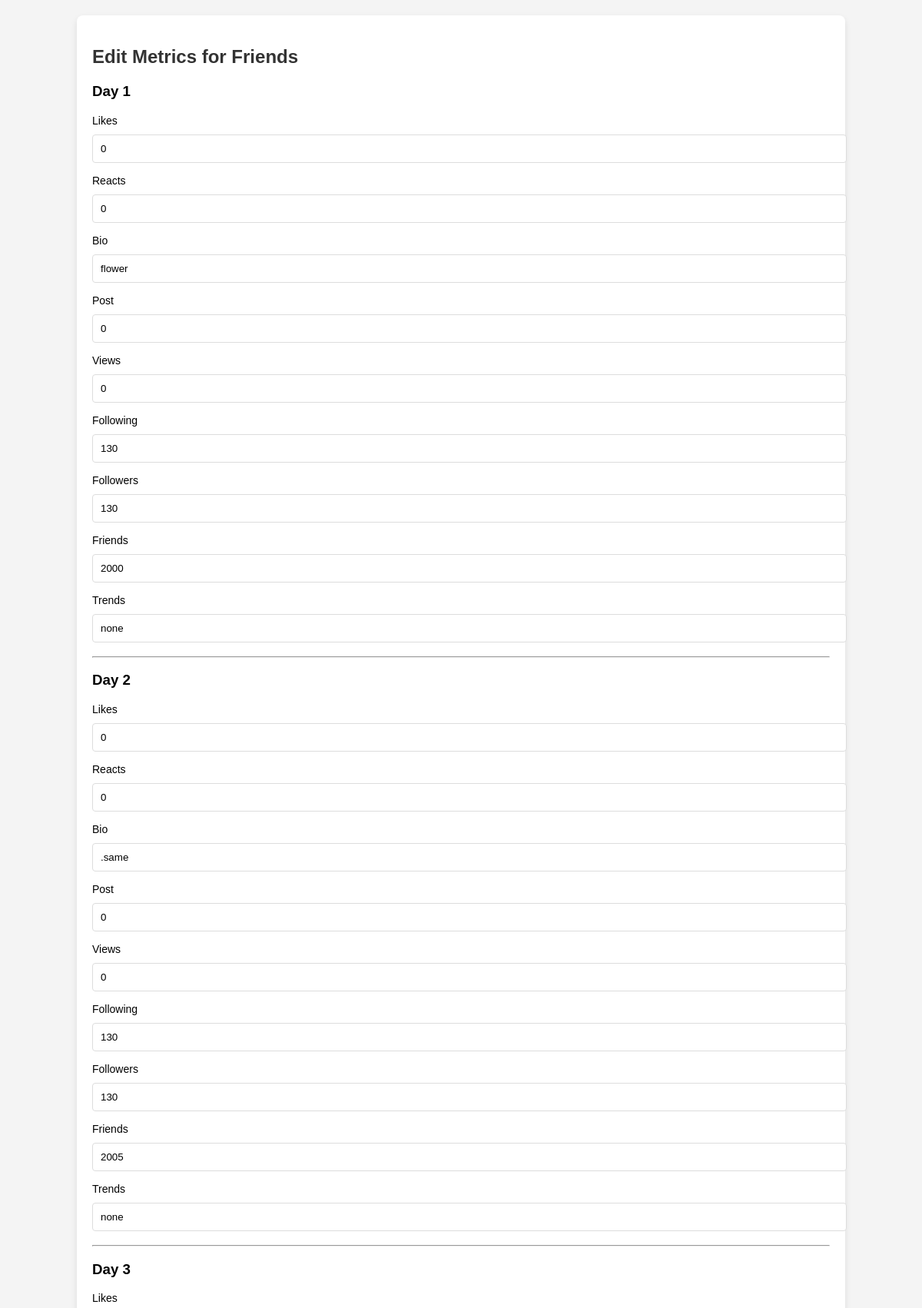
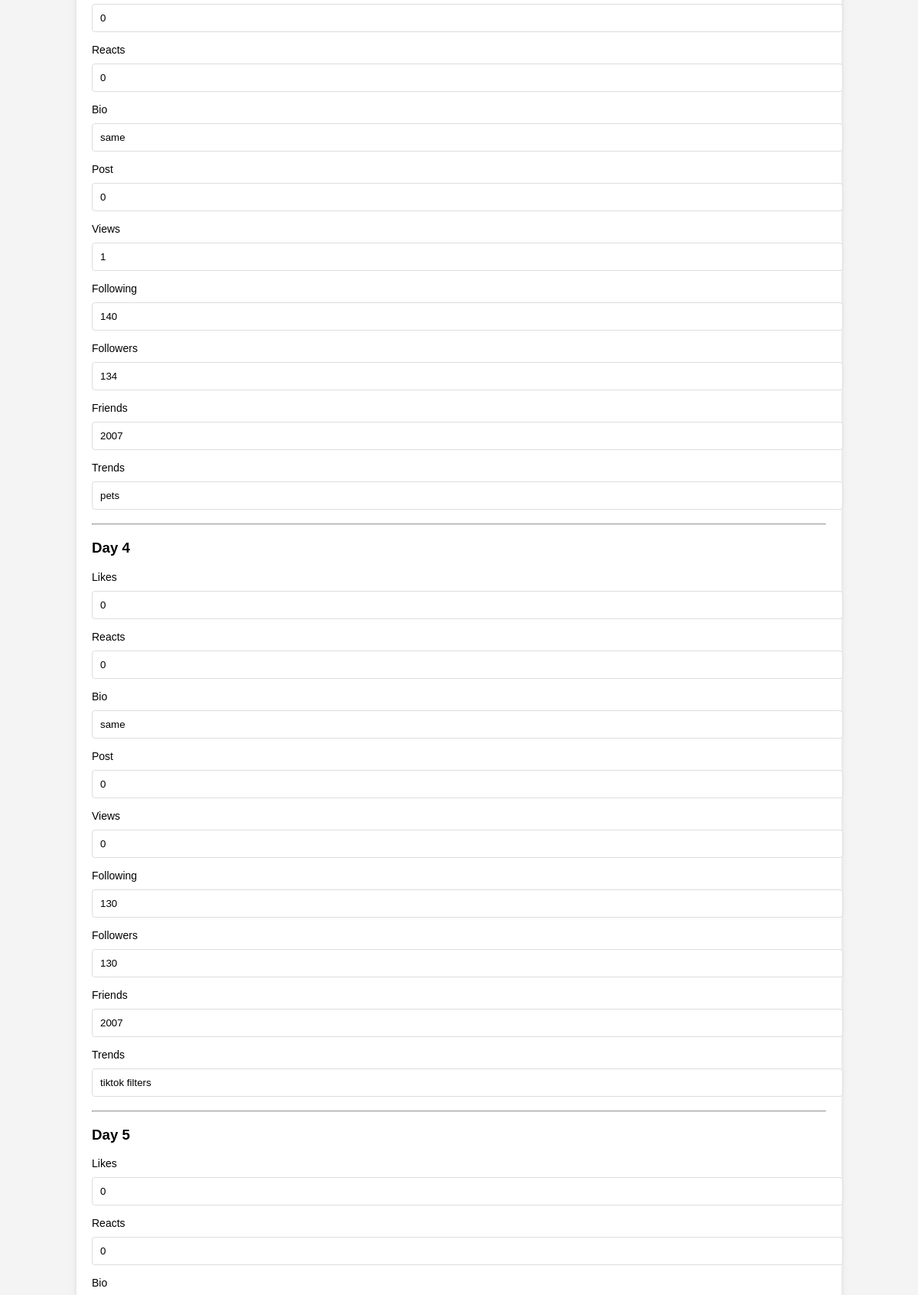
The app's page /edit_metrics.php?id=3 (upper part) with its own data (2 pictures, top to bottom).
### tables this page shows
CREATE TABLE `daily_metrics` (
  `id` int(11) NOT NULL,
  `User_Id` int(11) NOT NULL,
  `Day_1_Likes` int(11) DEFAULT NULL,
  `Day_1_Reacts` int(11) DEFAULT NULL,
  `Day_1_Bio` varchar(128) DEFAULT NULL,
  `Day_1_Post` int(11) DEFAULT NULL,
  `Day_1_Views` int(11) DEFAULT NULL,
  `Day_1_Following` int(11) DEFAULT NULL,
  `Day_1_Followers` int(11) DEFAULT NULL,
  `Day_1_Friends` int(11) DEFAULT NULL,
  `Day_1_Trends` varchar(128) DEFAULT NULL,
  `Day_2_Likes` int(11) DEFAULT NULL,
  `Day_2_Reacts` int(11) DEFAULT NULL,
  `Day_2_Bio` varchar(128) DEFAULT NULL,
  `Day_2_Post` int(11) DEFAULT NULL,
  `Day_2_Views` int(11) DEFAULT NULL,
  `Day_2_Following` int(11) DEFAULT NULL,
  `Day_2_Followers` int(11) DEFAULT NULL,
  `Day_2_Friends` int(11) DEFAULT NULL,
  `Day_2_Trends` varchar(128) DEFAULT NULL,
  `Day_3_Likes` int(11) DEFAULT NULL,
  `Day_3_Reacts` int(11) DEFAULT NULL,
  `Day_3_Bio` varchar(128) DEFAULT NULL,
  `Day_3_Post` int(11) DEFAULT NULL,
  `Day_3_Views` int(11) DEFAULT NULL,
  `Day_3_Following` int(11) DEFAULT NULL,
  `Day_3_Followers` int(11) DEFAULT NULL,
  `Day_3_Friends` int(11) DEFAULT NULL,
  `Day_3_Trends` varchar(128) DEFAULT NULL,
  `Day_4_Likes` int(11) DEFAULT NULL,
  `Day_4_Reacts` int(11) DEFAULT NULL,
  `Day_4_Bio` varchar(128) DEFAULT NULL,
  `Day_4_Post` int(11) DEFAULT NULL,
  `Day_4_Views` int(11) DEFAULT NULL,
  `Day_4_Following` int(11) DEFAULT NULL,
  `Day_4_Followers` int(11) DEFAULT NULL,
  `Day_4_Friends` int(11) DEFAULT NULL,
  `Day_4_Trends` varchar(128) DEFAULT NULL,
  `Day_5_Likes` int(11) DEFAULT NULL,
  `Day_5_Reacts` int(11) DEFAULT NULL,
  `Day_5_Bio` varchar(128) DEFAULT NULL,
  `Day_5_Post` int(11) DEFAULT NULL,
  `Day_5_Views` int(11) DEFAULT NULL,
  `Day_5_Following` int(11) DEFAULT NULL,
  `Day_5_Followers` int(11) DEFAULT NULL,
  `Day_5_Friends` int(11) DEFAULT NULL,
  `Day_5_Trends` varchar(128) DEFAULT NULL,
  `Day_6_Likes` int(11) DEFAULT NULL,
  `Day_6_Reacts` int(11) DEFAULT NULL,
  `Day_6_Bio` varchar(128) DEFAULT NULL,
  `Day_6_Post` int(11) DEFAULT NULL,
  `Day_6_Views` int(11) DEFAULT NULL,
  `Day_6_Following` int(11) DEFAULT NULL,
  `Day_6_Followers` int(11) DEFAULT NULL,
  `Day_6_Friends` int(11) DEFAULT NULL,
  `Day_6_Trends` varchar(128) DEFAULT NULL,
  `Day_7_Likes` int(11) DEFAULT NULL,
  `Day_7_Reacts` int(11) DEFAULT NULL,
  `Day_7_Bio` varchar(128) DEFAULT NULL,
  `Day_7_Post` int(11) DEFAULT NULL,
  `Day_7_Views` int(11) DEFAULT NULL,
  `Day_7_Following` int(11) DEFAULT NULL,
  `Day_7_Followers` int(11) DEFAULT NULL,
  `Day_7_Friends` int(11) DEFAULT NULL,
  `Day_7_Trends` varchar(128) DEFAULT NULL
);

### edit_metrics.php (the view, shortened to what this page needs)
<?php
include('config.php');
if (isset($_GET['id'])) {
    $metrics_id = $_GET['id'];
    $stmt = $pdo->prepare("SELECT * FROM Daily_Metrics WHERE Id = ?");
    $stmt->execute([$metrics_id]);
    $metrics = $stmt->fetch(PDO::FETCH_ASSOC);
} else {
    header("Location: index.php");
    exit;
}
?>
<!DOCTYPE html>
<html lang="en">
<head>
</head>
<body>
<div class="form-container">
    <h2>Edit Metrics for Friends</h2>
    <form action="update_metrics.php" method="POST">
        <?php for ($i = 1; $i <= 7; $i++): ?>
            <h3>Day <?php echo $i; ?></h3>
            <label for="day_<?php echo $i; ?>_likes">Likes</label>
            <input type="number" name="day_<?php echo $i; ?>_likes" value="<?php echo $metrics["Day_{$i}_Likes"]; ?>">
            <label for="day_<?php echo $i; ?>_reacts">Reacts</label>
            <input type="number" name="day_<?php echo $i; ?>_reacts" value="<?php echo $metrics["Day_{$i}_Reacts"]; ?>">
            <label for="day_<?php echo $i; ?>_bio">Bio</label>
            <input type="text" name="day_<?php echo $i; ?>_bio" value="<?php echo $metrics["Day_{$i}_Bio"]; ?>">
            <label for="day_<?php echo $i; ?>_post">Post</label>
            <input type="number" name="day_<?php echo $i; ?>_post" value="<?php echo $metrics["Day_{$i}_Post"]; ?>">
            <label for="day_<?php echo $i; ?>_views">Views</label>
            <input type="number" name="day_<?php echo $i; ?>_views" value="<?php echo $metrics["Day_{$i}_Views"]; ?>">
            <label for="day_<?php echo $i; ?>_following">Following</label>
            <input type="number" name="day_<?php echo $i; ?>_following" value="<?php echo $metrics["Day_{$i}_Following"]; ?>">
            <label for="day_<?php echo $i; ?>_followers">Followers</label>
            <input type="number" name="day_<?php echo $i; ?>_followers" value="<?php echo $metrics["Day_{$i}_Followers"]; ?>">
            <label for="day_<?php echo $i; ?>_friends">Friends</label>
            <input type="number" name="day_<?php echo $i; ?>_friends" value="<?php echo $metrics["Day_{$i}_Friends"]; ?>">
            <label for="day_<?php echo $i; ?>_trends">Trends</label>
            <input type="text" name="day_<?php echo $i; ?>_trends" value="<?php echo $metrics["Day_{$i}_Trends"]; ?>">
            <hr>
        <?php endfor; ?>
    </form>
</div>
</body>
</html>

### edit_metrics.php (style rules this page uses)
body { font-family: Arial, sans-serif; background-color: #f4f4f4; margin: 0; padding: 0; }
.form-container { background-color: #fff; border-radius: 8px; margin: 20px auto; padding: 20px; width: 80%; box-shadow: 0 4px 8px rgba(0, 0, 0, 0.1); }
h2 { color: #333; }
label { font-size: 14px; margin: 5px 0; display: block; }
input[type="number"], input[type="text"] { width: 100%; padding: 10px; margin: 5px 0 10px 0; border-radius: 4px; border: 1px solid #ddd; }

### records on screen
daily_metrics: day_1_likes "0", day_1_reacts "0", day_1_bio "flower", day_1_post "0", day_1_views "0", day_1_following "130", day_1_followers "130", day_1_friends "2000", day_1_trends "none", day_2_likes "0", day_2_reacts "0", day_2_bio ".same", day_2_post "0", day_2_views "0", day_2_following "130", day_2_followers "130", day_2_friends "2005", day_2_trends "none", day_3_likes "0", day_3_reacts "0", day_3_bio "same", day_3_post "0", day_3_views "1", day_3_following "140", day_3_followers "134", day_3_friends "2007", day_3_trends "pets", day_4_likes "0", day_4_reacts "0", day_4_bio "same", day_4_post "0", day_4_views "0", day_4_following "130", day_4_followers "130", day_4_friends "2007", day_4_trends "tiktok filters", day_5_likes "0", day_5_reacts "0"
